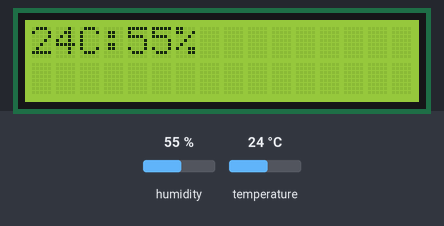
A program run on a simulated Raspberry Pi Pico running MicroPython. Shown: 16×2 character LCD. Inputs (shaded band) come from the test bench; at power-on: humidity 55 %, temperature 24 °C.

Above: at 2.0 s.
2.1 s: humidity set to 22 %
At 4.0 s:
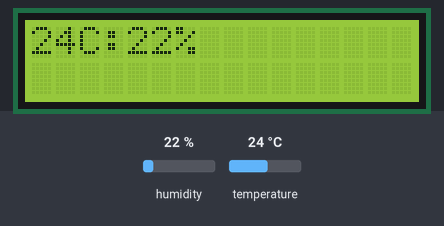
4.9 s: temperature set to 12 °C
At 5.9 s:
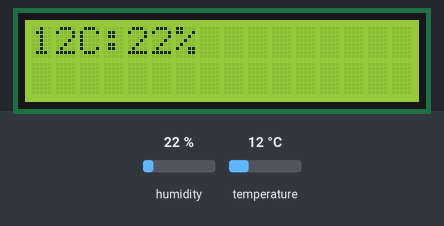
7.7 s: humidity set to 40 %
At 9.6 s:
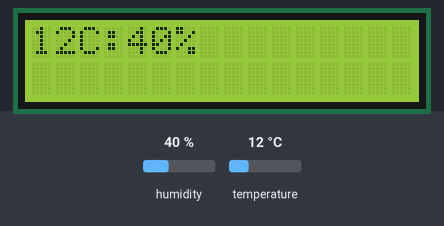
10.6 s: temperature set to 19 °C
At 12.7 s:
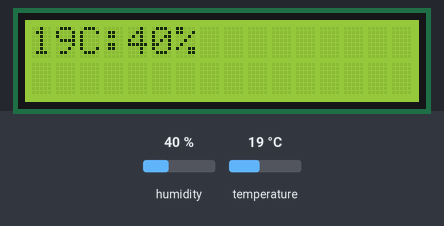
Timing chart, 0 to 14.2 s (numbered marks = the images above; inputs shaded):
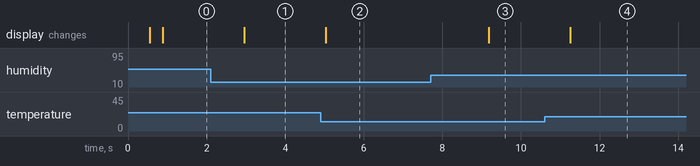

The program:

dht_and_lcd.py
```python
# DHT11で計測した温度、湿度をLCDディスプレイAQM0802に表示する
# DHT11はデータピンをGP0, LCDはI2C0に接続する

from machine import I2C, Pin
import time

# I2C初期化
i2c = I2C(0, scl=Pin(5), sda=Pin(4), freq=100000)  # I2C0 (GP4, GP5)
LCD_ADDR = 0x3E  # LCDのI2Cアドレス

# LCDにコマンドを送る関数
def lcd_command(cmd):
    i2c.writeto(LCD_ADDR, bytearray([0x00, cmd]))
    time.sleep(0.05)  # 少し待つ

# LCDにデータを送る関数（文字を表示）
def lcd_data(data):
    i2c.writeto(LCD_ADDR, bytearray([0x40, data]))
    #time.sleep(0.05)

# LCDの初期化シーケンス
def lcd_init():
    lcd_command(0x38)  # 8ビットモード
    lcd_command(0x39)  # 拡張コマンドセット
    lcd_command(0x14)  # 内部オシレータ周波数設定
    lcd_command(0x70)  # コントラスト設定
    lcd_command(0x56)  # 電源制御
    lcd_command(0x6C)  # 電圧フォロワー
    time.sleep(0.2)
    lcd_command(0x38)  # 通常モードへ戻す
    lcd_command(0x0C)  # 表示ON, カーソルOFF
    lcd_command(0x01)  # 画面クリア
    time.sleep(0.2)

# LCDに文字を表示
def lcd_print(text):
    for char in text:
        lcd_data(ord(char))

import dht

# dht11 初期化
dht11 = dht.DHT11(machine.Pin(0))

# LCD初期化
lcd_init()

while True:
    try:
        dht11.measure()  # 測定
        temp = dht11.temperature()  # 温度 (°C)
        hum = dht11.humidity()  # 湿度 (%)
        lcdstr = '{}C:{}%'.format(temp, hum)
        lcd_print(lcdstr)

    except OSError as e:
        lcd_print("ERROR")

    time.sleep(2)  # 2秒ごとに測定
    lcd_command(0x80) # カーソルをLCD先頭に戻す

    #lcd_command(0x01)
    #time.sleep(0.2)
```

Measured:
- after the input at 2.1 s, the display: changes after 0.85 s (image 1)
- after the input at 4.9 s, the display: changes after 0.13 s (image 2)
- after the input at 7.7 s, the display: changes after 1.5 s (image 3)
- after the input at 10.6 s, the display: changes after 0.65 s (image 4)
